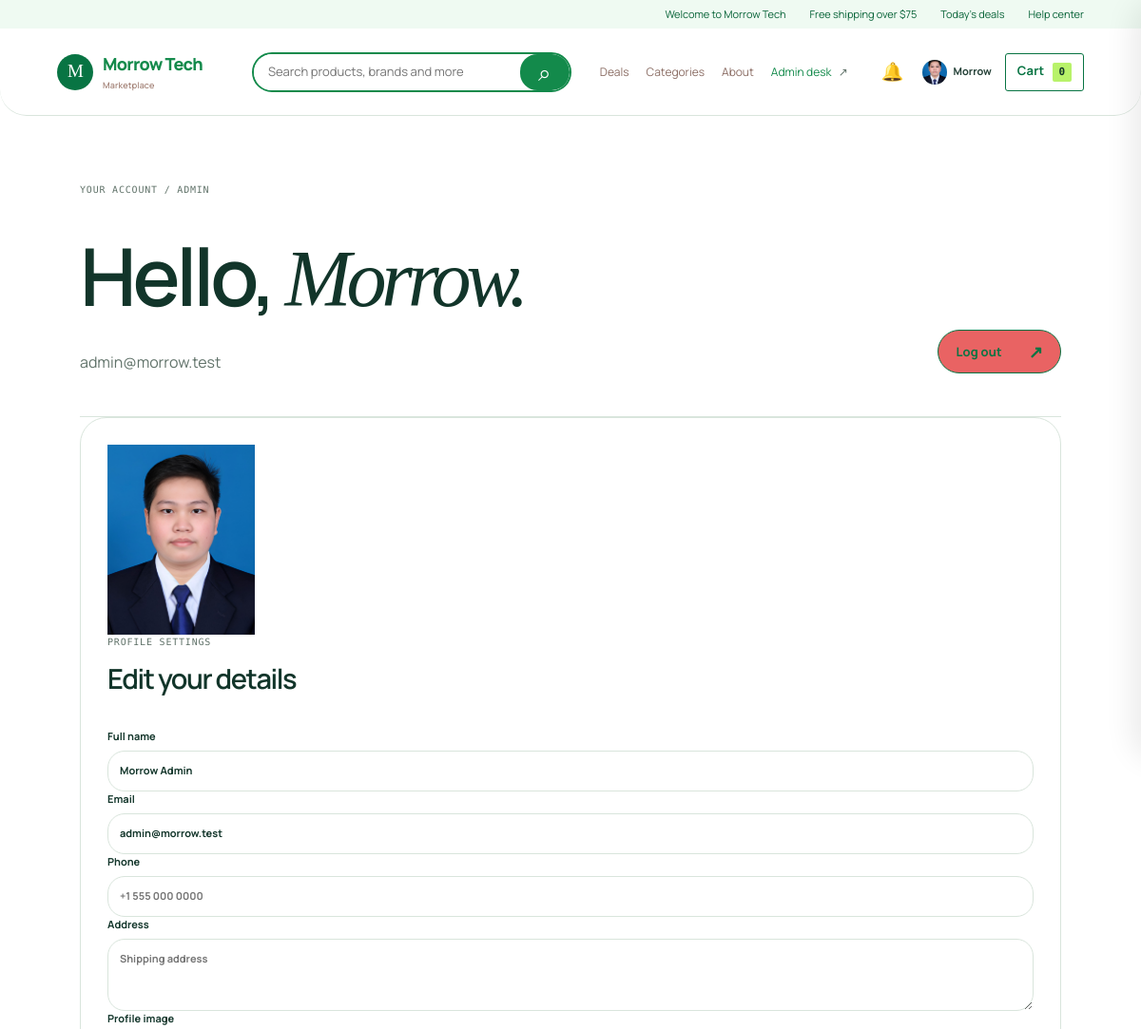
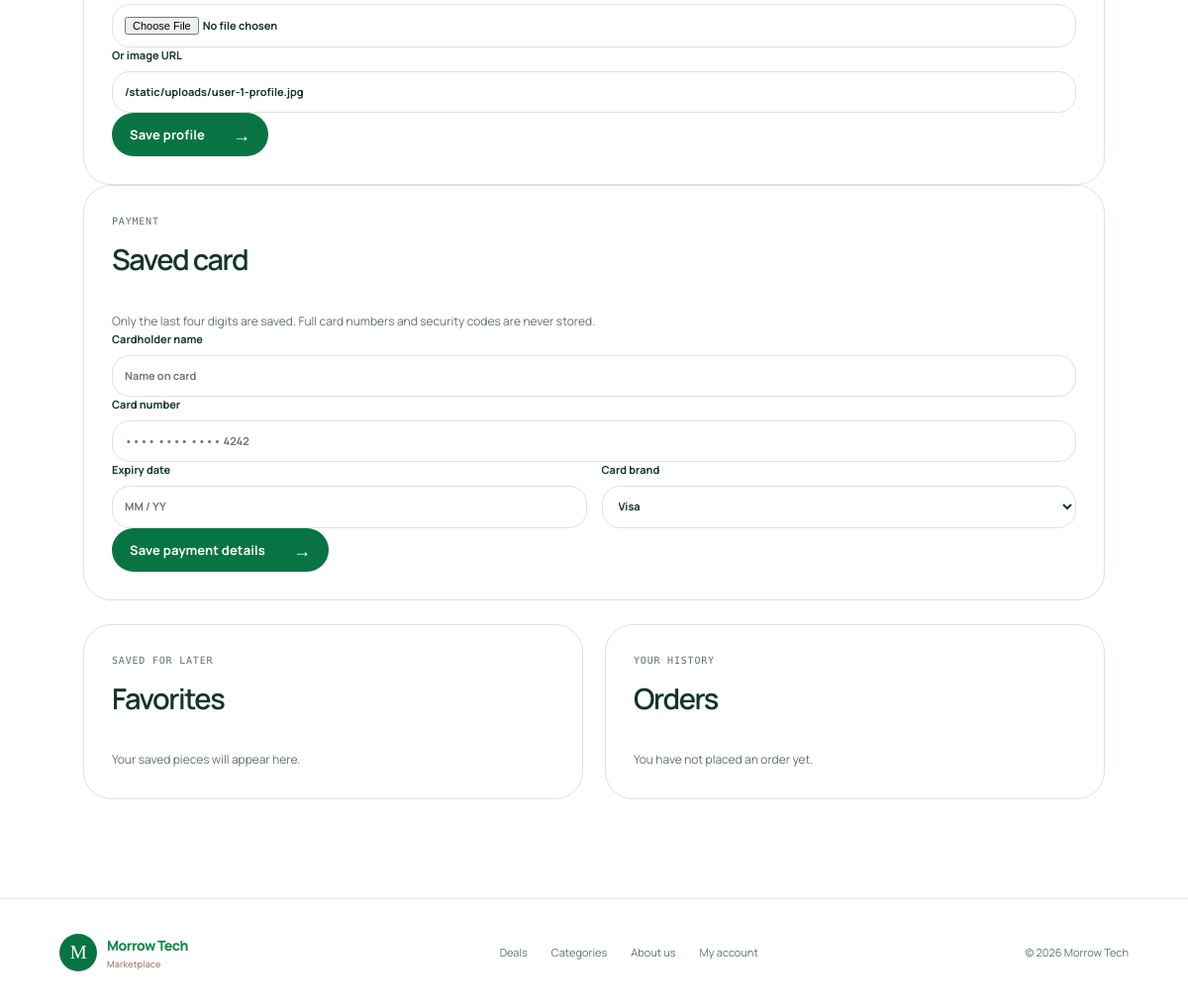
Screenshot of /profile (signed in) with the database file from the repository (2 pictures, top to bottom).
### tables this page shows
CREATE TABLE users (
            id INTEGER PRIMARY KEY AUTOINCREMENT,
            name TEXT NOT NULL,
            email TEXT NOT NULL UNIQUE,
            password TEXT NOT NULL,
            created_at TEXT NOT NULL
        , role TEXT NOT NULL DEFAULT 'customer', avatar TEXT, phone TEXT, address TEXT, card_name TEXT, card_last4 TEXT, card_expiry TEXT);

### routes/front.py (the view)
@front_bp.route("/profile")
def profile():
    if not session.get("user"):
        return redirect(url_for("auth.login"))
    connection = get_db()
    account = connection.execute("SELECT * FROM users WHERE id = ?", (session["user"]["id"],)).fetchone()
    orders = connection.execute("SELECT * FROM orders WHERE email = ? ORDER BY id DESC", (session["user"]["email"],)).fetchall()
    favorites = connection.execute("SELECT products.* FROM favorites JOIN products ON products.id = favorites.product_id WHERE favorites.user_id = ?", (session["user"]["id"],)).fetchall()
    connection.close()
    return render_template("profile.html", account=account, orders=orders, favorites=favorites)

### store.py (called while the page is built)
def get_db():
    connection = sqlite3.connect(DATABASE)
    connection.row_factory = sqlite3.Row
    return connection

def current_user_context():
    user = session.get("user")
    notifications = []
    if user:
        connection = get_db()
        account = connection.execute("SELECT id, name, email, role, avatar FROM users WHERE id = ?", (user["id"],)).fetchone()
        if account:
            user = dict(account)
        notifications = connection.execute("SELECT id, total, status, created_at FROM orders WHERE email = ? ORDER BY id DESC LIMIT 5", (user["email"],)).fetchall()
        connection.close()
    return {"current_user": user, "notifications": notifications}

### templates/profile.html (shortened to what this page needs)
{% extends "base.html" %}
{% block content %}<main class="profile-page">
    <div class="profile-heading">
        <div><span class="eyebrow">Your account / {{ account.role }}</span>
            <h1>Hello, <em>{{ account.name.split(' ')[0] }}.</em></h1>
            <p>{{ account.email }}</p>
        </div><a class="button button-light" style="font-weight: bold; background-color: #e96363;"
            href="{{ url_for('logout') }}">Log out <span>↗</span></a>
    </div>
    <div class="profile-settings">
        <section class="profile-panel account-settings">
            <div class="profile-avatar">{% if account.avatar %}<img height="200" src="{{ account.avatar }}" alt="Profile image">{%
                else %}<span>{{ account.name[:1].upper() }}</span>{% endif %}</div>
            <div><span class="eyebrow">Profile settings</span>
                <h2>Edit your details</h2>
            </div>
            <form method="post" action="{{ url_for('update_profile') }}" enctype="multipart/form-data"
                class="profile-form"><label>Full name<input name="name" required
                        value="{{ account.name }}"></label><label>Email<input name="email" type="email" required
                        value="{{ account.email }}"></label><label>Phone<input name="phone"
                        value="{{ account.phone or '' }}" placeholder="+1 555 000 0000"></label><label>Address<textarea
                        name="address" rows="3"
                        placeholder="Shipping address">{{ account.address or '' }}</textarea></label><label>Profile
                    image<input name="profile_image" type="file"
                        accept="image/png,image/jpeg,image/webp"></label><label>Or image URL<input name="avatar"
                        value="{{ account.avatar or '' }}" placeholder="https://..."></label><button
                    class="button button-dark" type="submit">Save profile <span>→</span></button></form>
        </section>
        <section class="profile-panel payment-settings"><span class="eyebrow">Payment</span>
            <h2>Saved card</h2>
            <p class="muted-copy">Only the last four digits are saved. Full card numbers and security codes are never
                stored.</p>
            <form method="post" action="{{ url_for('update_profile') }}" class="profile-form"><input type="hidden"
                    value="{{ account.email }}"><label>Cardholder name<input name="card_name"
                        value="{{ account.card_name or '' }}" placeholder="Name on card"></label><label>Card
                    number<input name="card_number" inputmode="numeric"
                        placeholder="•••• •••• •••• {{ account.card_last4 or '4242' }}"></label>
                <div class="form-two"><label>Expiry date<input name="card_expiry"
                            value="{{ account.card_expiry or '' }}" placeholder="MM / YY"></label><label>Card
                        brand<select name="card_brand">
                            <option>Visa</option>
                        </select></label></div><button class="button button-dark" type="submit">Save payment details
                    <span>→</span></button>
            </form>
        </section>
    </div>
    <div class="profile-columns">
        <section class="profile-panel"><span class="eyebrow">Saved for later</span>
            <h2>Favorites</h2>{% if favorites %}<div class="favorite-grid">{% for product in favorites %}<a
                    class="favorite-card" href="{{ url_for('product_detail', product_id=product.id) }}">
                    <div class="mini-art" style="background:{{ product.color }}">{% if product.image1 %}<img
                            src="{{ product.image1 }}" alt="{{ product.name }}">{% else %}{{ product.initials }}{% endif %}</div><strong>{{
                        product.name }}</strong><span>{{ product.price|currency }}</span>
                </a>{% endfor %}</div>{% else %}<p class="muted-copy">Your saved pieces will appear here.</p>{% endif %}
        </section>
        <section class="profile-panel"><span class="eyebrow">Your history</span>
            <h2>Orders</h2>{% if orders %}{% for order in orders %}<div class="profile-order">
                <div><strong>Order #{{ order.id }}</strong><span>{{ order.created_at[:10] }}</span></div><strong>{{
                    order.total|currency }}</strong><span class="status-pill">{{ order.status }}</span>
            </div>{% endfor %}{% else %}<p class="muted-copy">You have not placed an order yet.</p>{% endif %}
        </section>
    </div>
</main>{% endblock %}

### templates/base.html (shortened to what this page needs)
<!doctype html>
<html lang="en">
<head>
    <link rel="stylesheet" href="{{ url_for('static', filename='styles.css') }}">
</head>
<body>
    <div class="market-strip"><span>Welcome to Morrow Tech</span><span>Free shipping over $75</span><span>Today's
            deals</span><span>Help center</span></div>
    <header class="site-header">
        <a class="brand" href="{{ url_for('storefront') }}"><span class="brand-mark">M</span><span>Morrow Tech
                <small>Marketplace</small></span></a>
        <form class="market-search" action="{{ url_for('storefront') }}#shop"><input name="q"
                placeholder="Search products, brands and more"><button type="submit" aria-label="Search">⌕</button>
        </form>
        <nav class="main-nav" aria-label="Main navigation">
            <a href="{{ url_for('storefront') }}#shop">Deals</a>
            <a href="{{ url_for('storefront') }}#shop">Categories</a>
            <a href="{{ url_for('about') }}">About</a>
            {% if current_user and current_user.role in ['admin', 'user'] %}<a class="admin-link"
                href="{{ url_for('admin') }}">Admin desk <span>↗</span></a>{% endif %}
        </nav>
        <div class="header-actions">
            {% if current_user %}<a class="notification-link" href="{{ url_for('notifications_page') }}"
                aria-label="View order notifications">&#128276;</a>{% endif %}
            {% if current_user %}<a class="header-profile" href="{{ url_for('profile') }}">{% if current_user.avatar
                %}<img src="{{ current_user.avatar }}" alt="{{ current_user.name }} profile image">{% else %}<span>{{
                    current_user.name[:1].upper() }}</span>{% endif %}<strong>{{ current_user.name.split(' ')[0]
                    }}</strong></a>{% else %}<a class="header-account" href="{{ url_for('login') }}">Login</a>{% endif
            %}
            <button class="cart-button" type="button" data-cart-open aria-label="Open shopping bag">Cart <span
                    data-cart-count>0</span></button>
        </div>
    </header>
    {% block content %}{% endblock %}
    <footer class="site-footer">
        <div class="brand"><span class="brand-mark">M</span><span>Morrow Tech <small>Marketplace</small></span></div>
        <nav class="footer-links" aria-label="Footer navigation"><a href="{{ url_for('storefront') }}#shop">Deals</a><a
                href="{{ url_for('storefront') }}#shop">Categories</a><a href="{{ url_for('about') }}">About us</a>{% if current_user %}<a
                href="{{ url_for('profile') }}">My account</a>{% else %}<a href="{{ url_for('login') }}">Log in</a>{%
            endif %}</nav><span class="footer-copy">© 2026
            Morrow Tech</span>
    </footer>
</body>
</html>

### rows the page displays
users: avatar (picture), name "Morrow", role "ADMIN", email "admin@morrow.test", name "Morrow Admin", avatar "/static/uploads/user-1-profile.jpg"
